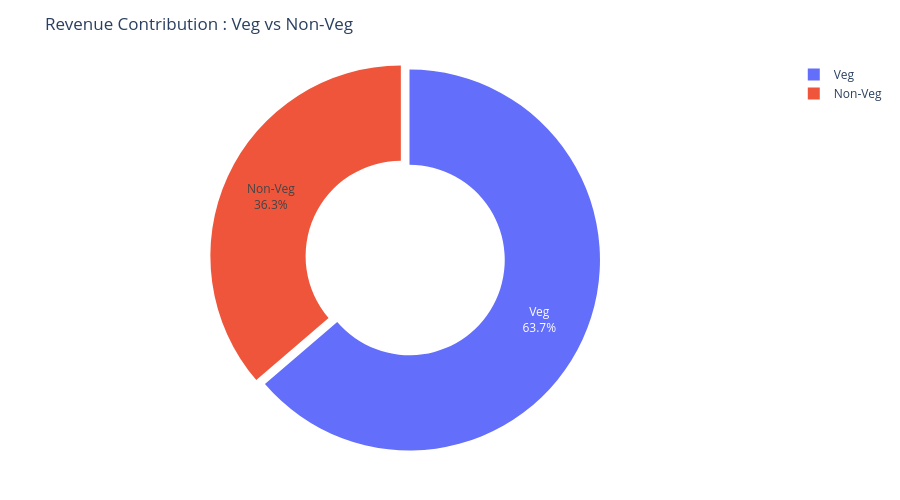

The cell this chart's notebook holds for it:
### Code cell
fig = px.pie(
    Food_revenue,
    values="Price (INR)",
    names="Food Category",
    hole=0.5,
    title="Revenue Contribution : Veg vs Non-Veg ",
)

fig.update_traces(
    textinfo="percent+label",
    pull=[0.05, 0]
)

fig.update_layout(
    height=500,
    margin=dict(l=40, r=40, t=60, b=40),
)

fig.show()

### Figure 1 — Plotly figure (JSON) as saved in the notebook; plotly's stock layout.template omitted (floating-point values rounded to 4 significant figures)
{"data": [{"domain": {"x": [0.0, 1.0], "y": [0.0, 1.0]}, "hole": 0.5, "hovertemplate": "Food Category=%{label}<br>Price (INR)=%{value}<extra></extra>", "labels": ["Non-Veg", "Veg"], "legendgroup": "", "name": "", "showlegend": true, "values": [19240000.0, 33780000.0], "type": "pie", "pull": [0.05, 0], "textinfo": "percent+label"}], "layout": {"legend": {"tracegroupgap": 0}, "title": {"text": "Revenue Contribution : Veg vs Non-Veg "}, "margin": {"l": 40, "r": 40, "t": 60, "b": 40}, "height": 500}}
